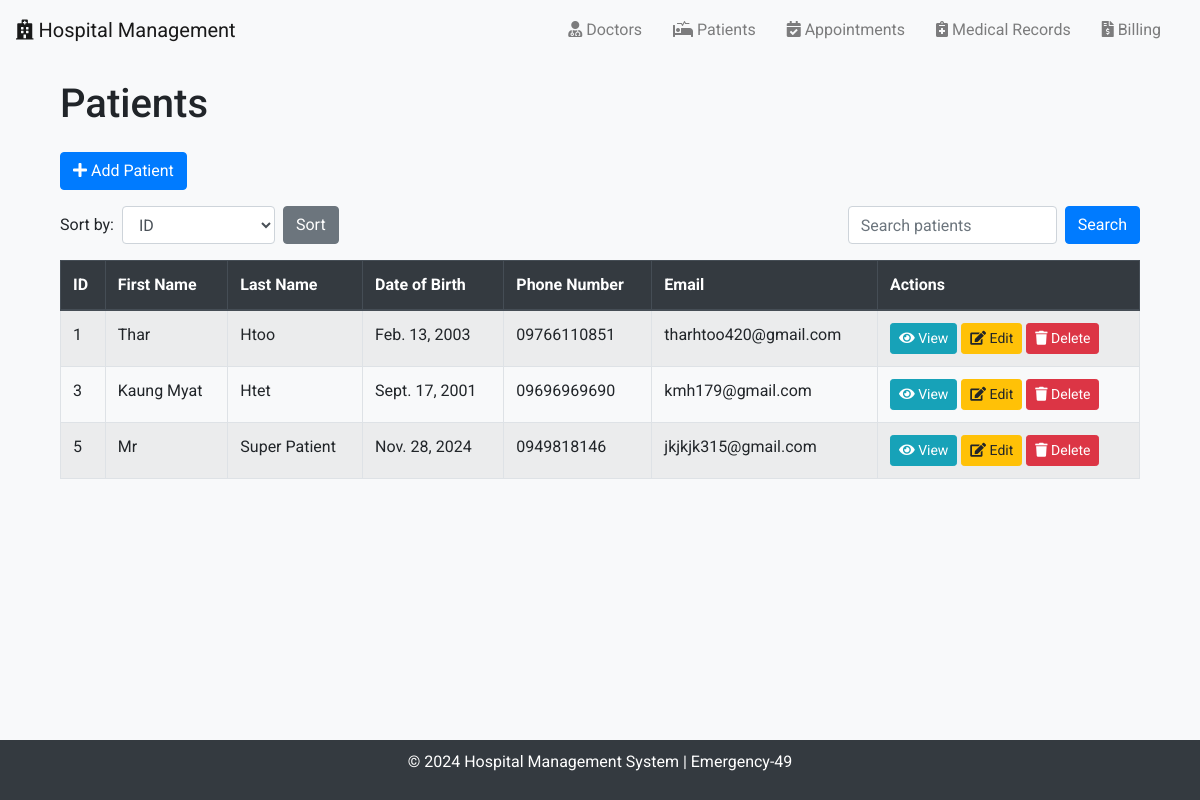
The app's page /patients/ with its own data.
### emergency_49/models.py (models this page shows, shortened)
class Patient(models.Model):
    first_name = models.CharField(max_length=50)
    last_name = models.CharField(max_length=50)
    date_of_birth = models.DateField()
    phone_number = models.CharField(max_length=15, unique=True)
    email = models.EmailField(unique=True)
    address = models.TextField()
    medical_history = models.TextField(blank=True, null=True)

### emergency_49/views.py (the view, shortened to what this page needs)
# urls.py: path('patients/', PatientListView.as_view(), name='patient_list'),
class PatientListView(ListView):
    model = Patient
    template_name = 'patient_list.html'
    context_object_name = 'patients'
    def get_queryset(self):
        queryset = super().get_queryset()
        sort_by = self.request.GET.get('sort', 'id')
        search_query = self.request.GET.get('search', '').strip()
        queryset_list = list(queryset)
        sorted_patients = quicksort(queryset_list, key=lambda x: getattr(x, sort_by))
        if search_query:
            result = binary_search(sorted_patients, search_query, 'first_name')
        return sorted_patients

### emergency_49/utils.py (called while the page is built)
def quicksort(arr, key=lambda x: x):
    if len(arr) <= 1:
        return arr
    else:
        pivot = arr[0]
        left = [x for x in arr[1:] if key(x) < key(pivot)]
        right = [x for x in arr[1:] if key(x) >= key(pivot)]
        return quicksort(left, key) + [pivot] + quicksort(right, key)

### emergency_49/templates/patient_list.html (shortened to what this page needs)
{% extends 'base.html' %}
{% block content %}
<div class="container">
    <h1 class="mb-4">Patients</h1>
    <a href="{% url 'patient_add' %}" class="btn btn-primary mb-3"><i class="fas fa-plus"></i> Add Patient</a>
    <div class="mb-3">
        <form method="GET" class="form-inline d-flex justify-content-between">
            <div class="form-group">
                <label for="sort" class="mr-2">Sort by:</label>
                <select name="sort" id="sort" class="form-control mr-2">
                    <option value="id" {% if request.GET.sort == "id" %}selected{% endif %}>ID</option>
                </select>
                <button type="submit" class="btn btn-secondary mr-2">Sort</button>
            </div>
            <div class="form-group ml-auto">
                <input type="text" name="search" value="{{ request.GET.search }}" class="form-control mr-2" placeholder="Search patients">
                <button type="submit" class="btn btn-primary">Search</button>
            </div>
        </form>
    </div>
    <table class="table table-bordered table-striped">
        <thead class="thead-dark">
            <tr>
                <th>ID</th>
                <th>First Name</th>
                <th>Last Name</th>
                <th>Date of Birth</th>
                <th>Phone Number</th>
                <th>Email</th>
                <th>Actions</th>
            </tr>
        </thead>
        <tbody>
            {% for patient in patients %}
            <tr>
                <td>{{ patient.id }}</td>
                <td>{{ patient.first_name }}</td>
                <td>{{ patient.last_name }}</td>
                <td>{{ patient.date_of_birth }}</td>
                <td>{{ patient.phone_number }}</td>
                <td>{{ patient.email }}</td>
                <td>
                    <a href="{% url 'patient_detail' patient.id %}" class="btn btn-info btn-sm"><i class="fas fa-eye"></i> View</a>
                    <a href="{% url 'patient_edit' patient.id %}" class="btn btn-warning btn-sm"><i class="fas fa-edit"></i> Edit</a>
                    <a href="{% url 'patient_delete' patient.id %}" class="btn btn-danger btn-sm"><i class="fas fa-trash"></i> Delete</a>
                </td>
            </tr>
            {% empty %}
            <tr>
                <td colspan="7" class="text-center">No patients found.</td>
            </tr>
            {% endfor %}
        </tbody>
    </table>
</div>
{% endblock %}

### emergency_49/templates/base.html (style rules this page uses)
body { font-family: 'Roboto', sans-serif; background-color: #f8f9fa; }
.container { margin-top: 20px; }

### records on screen
Patient: id "1", first_name "Thar", last_name "Htoo", date_of_birth "Feb. 13, 2003", phone_number "09766110851", email "tharhtoo420@gmail.com"
Patient: id "3", first_name "Kaung Myat", last_name "Htet", date_of_birth "Sept. 17, 2001", phone_number "09696969690", email "kmh179@gmail.com"
Patient: id "5", first_name "Mr", last_name "Super Patient", date_of_birth "Nov. 28, 2024", phone_number "0949818146", email "jkjkjk315@gmail.com"
